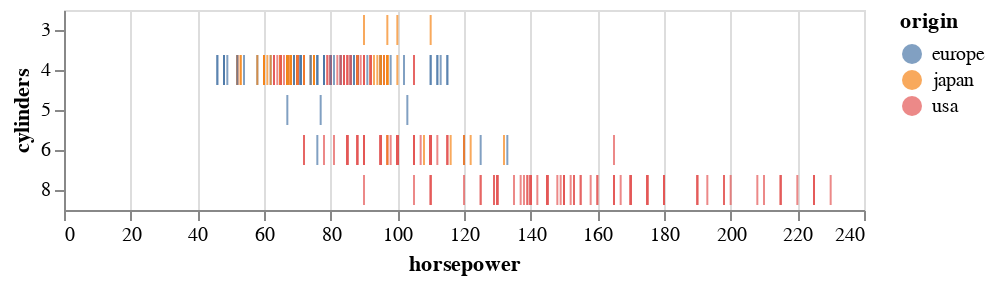

Notebook code cell kept with this figure:
### Code cell
alt.Chart(d_set).mark_tick(filled=True).encode(
    x='horsepower:Q',
    y='cylinders:O',
    color='origin'
)

### Figure 1 — Vega-Lite specification as saved in the notebook (floating-point values rounded to 4 significant figures; data arrays with more than 128 entries replaced by an {"elided": "..."} marker saying what was removed)
{"config": {"view": {"continuousWidth": 400, "continuousHeight": 300}}, "data": {"name": "data-f1198cc0481ad698d7dc4699e0a3efa7"}, "mark": {"type": "tick", "filled": true}, "encoding": {"color": {"type": "nominal", "field": "origin"}, "x": {"type": "quantitative", "field": "horsepower"}, "y": {"type": "ordinal", "field": "cylinders"}}, "$schema": "https://vega.github.io/schema/vega-lite/v4.8.1.json", "datasets": {"data-f1198cc0481ad698d7dc4699e0a3efa7": {"elided": "398 records"}}}
